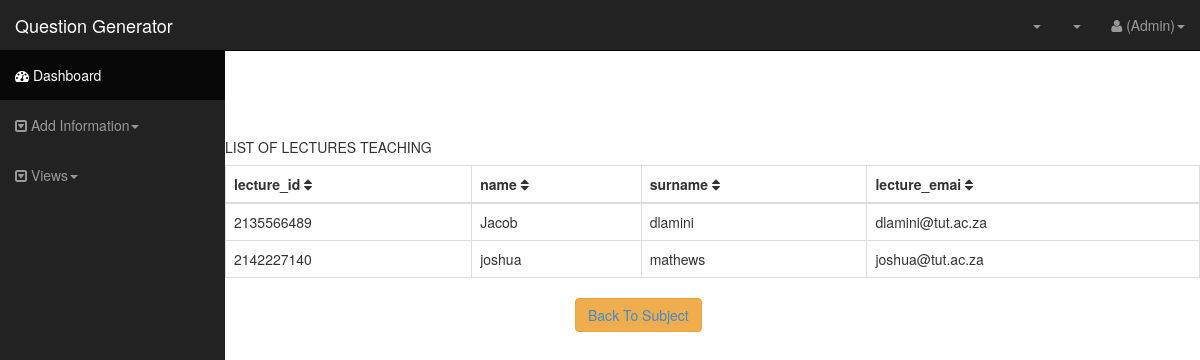
Screenshot of /subjectInfo.php?id=ISY34AT with the database file from the repository.
### tables this page shows
CREATE TABLE `lecture` (
  `lecture_id` int(10) NOT NULL,
  `lecture_name` varchar(20) NOT NULL,
  `lecture_surname` varchar(20) NOT NULL,
  `lecture_emai` varchar(30) NOT NULL
);

### subjectInfo.php (the view, shortened to what this page needs)
<?php
include("connection.php");
?>
<!DOCTYPE html>
<html lang="en">
  <head>
    <link href="css/bootstrap.css" rel="stylesheet">
    <link href="css/sb-admin.css" rel="stylesheet">
    <link rel="stylesheet" href="font-awesome/css/font-awesome.min.css">
    <link rel="stylesheet" href="http://cdn.oesmith.co.uk/morris-0.4.3.min.css">
  </head>
  <body>
    <div id="wrapper">
      <nav class="navbar navbar-inverse navbar-fixed-top" role="navigation">
        <div class="navbar-header">
          <a class="navbar-brand" href="#">Question Generator</a>
        </div>
        <div class="collapse navbar-collapse navbar-ex1-collapse">
          <ul class="nav navbar-nav side-nav">
            <li class="active"><a href="#"><i class="fa fa-dashboard"></i> Dashboard</a></li>
         <li class="dropdown">
              <a href="#" class="dropdown-toggle" data-toggle="dropdown"><i class="fa fa-caret-square-o-down"></i> Add Information<b class="caret"></b></a>
            </li>
            <li class="dropdown">
              <a href="#" class="dropdown-toggle" data-toggle="dropdown"><i class="fa fa-caret-square-o-down"></i> Views<b class="caret"></b></a>
            </li>
          </ul>
          <ul class="nav navbar-nav navbar-right navbar-user">
            <li class="dropdown messages-dropdown">
              <a href="#" class="dropdown-toggle" data-toggle="dropdown"><i class=""></i> <span class="badge"></span> <b class="caret"></b></a>
            </li>
            <li class="dropdown alerts-dropdown">
              <a href="#" class="dropdown-toggle" data-toggle="dropdown"><i class=""></i>  <span class="badge"></span> <b class="caret"></b></a>
            <li class="dropdown user-dropdown">
              <a href="#" class="dropdown-toggle" data-toggle="dropdown"><i class="fa fa-user"></i> <?php echo $_SESSION['email'];?>(Admin)<b class="caret"></b></a>
            </li>
          </ul>
        </div>
      </nav>
           <br>
           <br>
           <br>
           <br>
          <h5>LIST OF LECTURES TEACHING <h5>
             <div class="table-responsive">
              <table class="table table-bordered table-hover tablesorter">
                <thead>
                  <tr>
                    <th>lecture_id <i class="fa fa-sort"></i></th>
                    <th>name <i class="fa fa-sort"></i></th>
                    <th>surname <i class="fa fa-sort"></i></th>
                    <th>lecture_emai <i class="fa fa-sort"></i></th>
                  </tr>
                </thead>
                <tbody>
                <?php
                  $id = $_GET['id'];
                  $sql = "SELECT l.lecture_id,l.lecture_name,l.lecture_surname,l.lecture_emai FROM lecture l,lecture_subject s
                  WHERE l.lecture_id = s.lecture_id
                  AND s.subject_code = '$id'";
                  $results = mysqli_query($con,$sql);
                  while($row = mysqli_fetch_array($results))
                  {
                        $id = $row ['lecture_id'];
                        $name = $row ['lecture_name'];
                        $surname = $row ['lecture_surname'];
                        $lecture = $row ['lecture_emai'];
                ?>
                  <tr>
                    <td><?php echo $id;?></td>
                    <td><?php echo $name;?></td>
                    <td><?php echo $surname;?></td>
                    <td><?php echo $lecture;?></td>
               </tr>
                  <?php
                    }
                  ?>
                </tbody>
              </table>
              <td><button style="margin-left:350px;" type="submit" class="btn btn-warning"  name="save"id="save"><a href="adminRep.php"> Back To Subject</a></button></td>
             <br>
             <br>
        </div>
      </div>
  </body>
</html>

### css/sb-admin.css (style rules this page uses)
body { margin-top: 50px; }
#wrapper { padding-left: 0; }
table.tablesorter thead { cursor: pointer; }
@media (min-width:768px) { #wrapper { padding-left: 225px; } }
@media (min-width:768px) { .side-nav { margin-left: -225px; left: 225px; width: 225px; position: fixed; top: 50px; height: 100%; border-radius: 0; border: none; background-color: #222222; overflow-y: auto; } }
@media (min-width:768px) { .side-nav>li>a { width: 225px; } }
@media (min-width:768px) { .navbar-collapse { padding-left: 15px !important; padding-right: 15px !important; } }

### rows the page displays
lecture: lecture_id "2135566489", lecture_name "Jacob", lecture_surname "dlamini", lecture_emai "dlamini@tut.ac.za"
lecture: lecture_id "2142227140", lecture_name "joshua", lecture_surname "mathews", lecture_emai "joshua@tut.ac.za"
